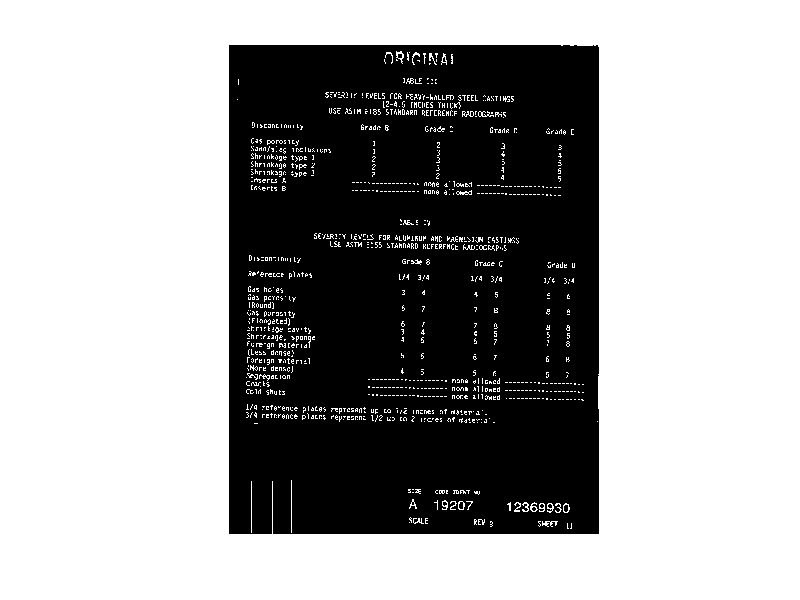

This chart was generated by the following MATLAB code: (Note: this script raises an error after producing the figure.)
load('chars45.mat');
figure(1)
clf
imshow(mask);
b1 = bwtraceboundary(mask,[217,406],'E');
b2 = bwtraceboundary(mask,[283,439],'E');
b3 = bwtraceboundary(mask,[216,422],'E');
clf
plot(b1(:,2),2018-b1(:,1),'g+');
hold on
plot(b2(:,2),2018-b2(:,1),'b*');
plot(b3(:,2),2018-b3(:,1),'ko');
[D,Z,TP] = procrustes(b1(1:75,:),b2);
D
TP
TP.T
TP.c(1,:)
plot(Z(:,2),2018-Z(:,1),'ro');
[D,Z,TP] = procrustes(b1,b3(1:80,:));
D
plot(Z(:,2),2018-Z(:,1),'b*');

tch = 0;